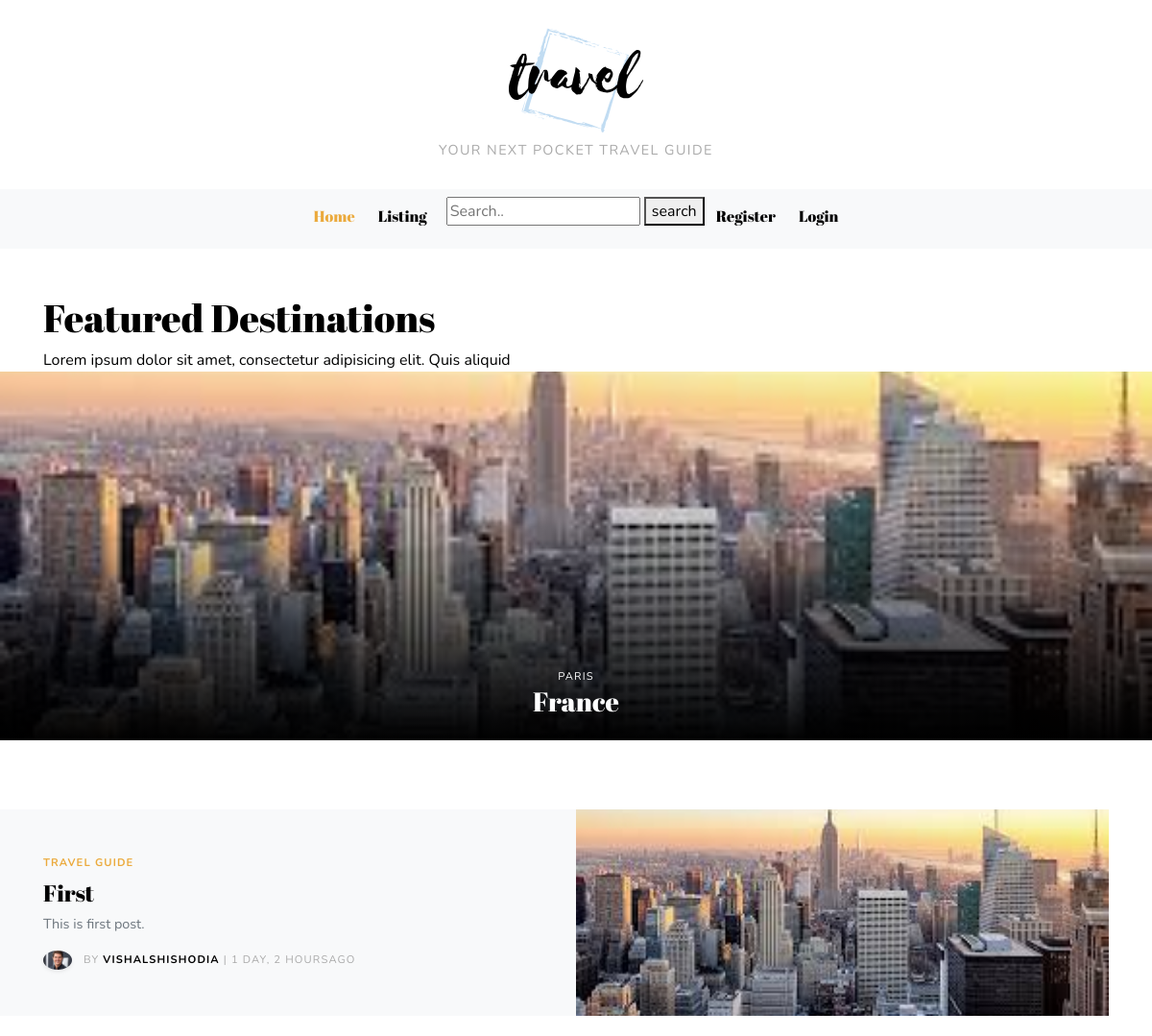
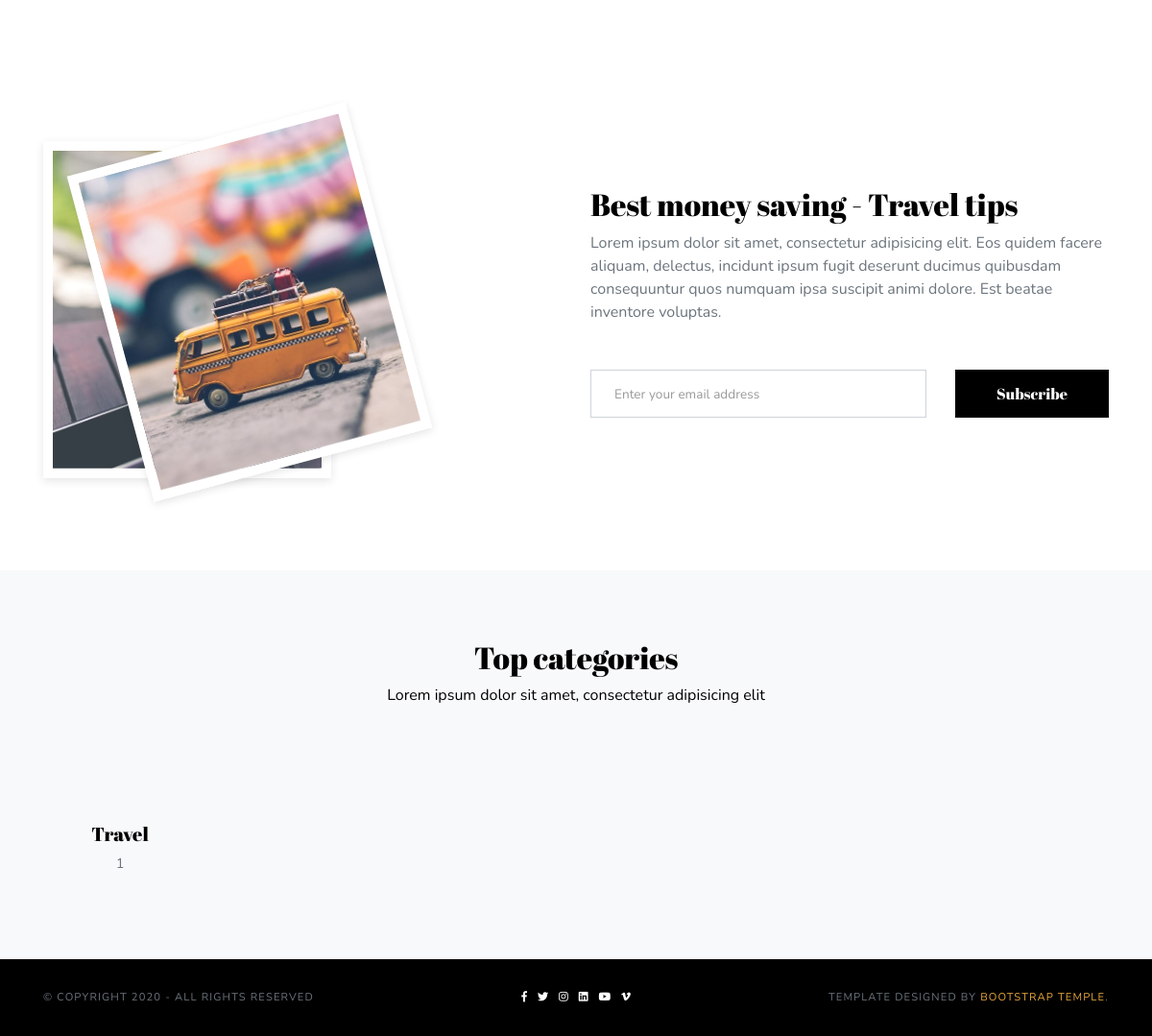
The page / on the database its author committed (2 pictures, top to bottom).
### posts/models.py (models this page shows, shortened)
class Post(models.Model):
	title = models.CharField(max_length=100,blank=False,null=False)
	content = models.CharField(max_length=300,blank=False,null=False)
	author = models.ForeignKey(Author,on_delete=models.CASCADE)
	timestamp = models.DateTimeField(auto_now_add=True)
	category = models.ForeignKey(Category,on_delete=models.CASCADE)
	country = models.ForeignKey(Country,on_delete=models.CASCADE,default=None)
	thumbnail = models.ImageField()
	featured = models.BooleanField()
	listing = models.BooleanField()
	previous_post = models.ForeignKey(
	'self', related_name='previous', on_delete=models.SET_NULL, blank=True, null=True)
	next_post = models.ForeignKey(
	'self', related_name='next', on_delete=models.SET_NULL, blank=True, null=True)
	def get_absolute_url(self):
		return reverse('detail',kwargs={'pk':self.pk})

class Country(models.Model):
	name = models.CharField(max_length=20)
	place = models.CharField(max_length=20)
	def __str__(self):
		return self.name

class Author(models.Model):
	user = models.OneToOneField(User, on_delete=models.CASCADE)
	about = models.CharField(max_length=100,blank=True,null=True)
	profile_picture = models.ImageField()

class Category(models.Model):
	title = models.CharField(max_length=20)

### posts/views.py (the view)
# urls.py: path('',index,name='index'),
def index(request):
	context={}
	category_count=get_category_count()
	posts=Post.objects.filter(featured=True)
	list_post=Post.objects.filter(listing=True)
	SignUp(request)
	context['posts']=posts
	context['list_post']=list_post
	context['category_count']=category_count
	return render(request,'index.html',context)

### posts/views.py (called while the page is built)
def get_category_count():
	queryset=Post.objects.values('category__title').annotate(Count('category__title'))
	return queryset

def SignUp(request,*args):
	if request.POST:
		email=request.POST['email']
		new_signup=Signup()
		new_signup.email=email
		new_signup.save()

### templates/index.html (shortened to what this page needs)
{% extends 'base.html' %}
{% load static %}
{% block content %}
    <section class="pt-5">
      <div class="container">
        <h1>Featured Destinations</h1>
        <p class="mb-0">Lorem ipsum dolor sit amet, consectetur adipisicing elit. Quis aliquid</p>
      </div>
       {% for post in posts %}
        <a class="destination d-flex align-items-end bg-center bg-cover" href="{{post.get_absolute_url}}" style="background: url({{ post.thumbnail.url }})">
          <div class="destination-inner w-100 text-center text-white index-forward has-transition">
            <p class="small text-uppercase mb-0">{{ post.country.place }}</p>
            <h2 class="h3 mb-4">{{ post.country }}</h2>
          </div></a>
          {% endfor %}
    </section>
    <section class="py-5">
      <div class="container py-4">
        <div class="row align-items-stretch bg-full-left">
          <div class="col-lg-6 pr-lg-0 order-2 order-lg-1">
            <div class="h-100 bg-light d-flex align-items-center">
              <div class="py-5 pr-4 pl-3 pl-lg-0">
                <p class="text-primary font-weight-bold small text-uppercase mb-2">Travel guide</p>
                {% for list_post in list_post %}
                <h3 class="h4"> <a class="text-reset" href="{{post.get_absolute_url}}">{{list_post.title}}</a></h3>
                <p class="text-muted text-small mb-3">{{list_post.content}}</p>
                <ul class="list-inline small text-uppercase mb-0">
                  <li class="list-inline-item align-middle"><img class="rounded-circle shadow-sm" src="{{list_post.author.profile_picture.url}}" alt="" width="30"/></li>
                  <li class="list-inline-item mr-0 text-gray align-middle">By </li>
                  <li class="list-inline-item align-middle mr-0"><a class="font-weight-bold reset-anchor" href="#">{{list_post.author.user.username}} </a></li>
                  <li class="list-inline-item text-gray align-middle mr-0">|</li>
                  <li class="list-inline-item text-gray align-middle">{{list_post.timestamp|timesince}}ago</li>
                </ul>
                {% endfor %}
              </div>
            </div>
          </div>
          {% for list_post in list_post %}
          <div class="col-lg-6 pl-lg-0 order-1 order-lg-2"><a class="d-block h-100 bg-center bg-cover" href="{{post.get_absolute_url}}" style="background: url({{list_post.thumbnail.url}})"></a></div>
          {% endfor %}
        </div>
      </div>
    </section>
    <section class="py-5">
      <div class="container py-4">
        <div class="row align-items-center">
          <div class="col-lg-6 position-relative py-4"><img class="subscribe-img" src="img/subscribe-img-1.jpg" alt=""><img class="subscribe-img" src="{% static 'img/subscribe-img-2.jpg' %}" alt=""></div>
          <div class="col-lg-6">
            <h2>Best money saving - Travel tips</h2>
            <p class="text-muted mb-5">Lorem ipsum dolor sit amet, consectetur adipisicing elit. Eos quidem facere aliquam, delectus, incidunt ipsum fugit deserunt ducimus quibusdam consequuntur quos numquam ipsa suscipit animi dolore. Est beatae inventore voluptas.</p>
            <form method='post' action=".">
              <div class="row">
                <div class="form-group col-lg-8">
                  <input class="form-control" type="email" name="email" placeholder="Enter your email address">
                </div>
                <div class="form-group col-lg-4">
                  <button class="btn btn-dark btn-block" type="submit">Subscribe</button>
                </div>
              </div>
            </form>
          </div>
        </div>
      </div>
    </section>
    <section class="py-5 bg-light">
      <div class="container py-4">
        <header class="mb-5 text-center">
          <h2>Top categories</h2>
          <p>Lorem ipsum dolor sit amet, consectetur adipisicing elit</p>
        </header>
        <div class="row text-center">
          {% for cat in category_count %}
          <div class="col-lg-2 col-md-4 col-sm-6 mb-4 mb-lg-0"><a class="reset-anchor d-block" href="listing.html">
              <svg class="svg-icon mb-3 svg-icon-big svg-icon-light text-primary">
                <use xlink:href="#food-1"> </use>
              </svg>
              <h3 class="h5">{{ cat.category__title }}</h3>
              <p class="text-muted text-small">{{cat.category__title__count}}</p></a>
            </div>
              {% endfor %}
        </div>
      </div>
    </section>
    <footer class="bg-dark py-4">
      <div class="container">
        <div class="row py-2">
          <div class="col-lg-4 text-center text-lg-left mb-2 mb-lg-0">
            <p class="small text-muted text-uppercase mb-0">&copy; copyright 2020 - all rights reserved</p>
          </div>
          <div class="col-lg-4 text-center mb-2 mb-lg-0">
            <ul class="list-inline text-white small mb-0">
              <li class="list-inline-item"><a class="reset-anchor" href="#"><i class="fab fa-facebook-f"></i></a></li>
              <li class="list-inline-item"><a class="reset-anchor" href="#"><i class="fab fa-twitter"></i></a></li>
              <li class="list-inline-item"><a class="reset-anchor" href="#"><i class="fab fa-instagram"></i></a></li>
              <li class="list-inline-item"><a class="reset-anchor" href="#"><i class="fab fa-linkedin"></i></a></li>
              <li class="list-inline-item"><a class="reset-anchor" href="#"><i class="fab fa-youtube"></i></a></li>
              <li class="list-inline-item"><a class="reset-anchor" href="#"><i class="fab fa-vimeo-v"></i></a></li>
            </ul>
          </div>
          <div class="col-lg-4 text-center text-lg-right">
            <p class="small text-muted text-uppercase mb-0">Template designed by <a href="https://bootstraptemple.com/p/bootstrap-travel">Bootstrap Temple</a>. </p>
          </div>
        </div>
      </div>
    </footer>
{% endblock content %}

### static/css/style.default.css (style rules this page uses)
.text-small { font-size: 0.85rem !important; }
section { overflow: hidden; }
.text-gray { color: #aaa !important; }
.destination { display: block; position: relative; overflow: hidden; height: 24rem; transition: all 0.2s; -webkit-transform-origin: center center; transform-origin: center center; text-decoration: none; }
.destination::before { display: block; content: ''; transition: all 0.3s; background: linear-gradient(to bottom, rgba(0, 0, 0, 0) 40%, rgba(0, 0, 0, 0.99)); position: absolute; top: 0; right: 0; bottom: 0; left: 0; }
.destination-inner { transition: all 0.3s; -webkit-transform: translateY(3.2rem); transform: translateY(3.2rem); }
.subscribe-img { max-width: 300px; border: 10px solid #fff; box-shadow: 0 3px 9px rgba(0, 0, 0, 0.1); }
.subscribe-img:last-of-type { position: absolute; top: 1rem; left: 5rem; -webkit-transform: rotate(-15deg); transform: rotate(-15deg); }
.svg-icon { width: 32px; height: 32px; vertical-align: text-bottom; stroke: currentColor; stroke-width: 3; --layer1: currentColor; --layer2: currentColor; --layer3: currentColor; }
.svg-icon.svg-icon-light { stroke-width: 2; }
.svg-icon-big { width: 56px; height: 56px; }
.text-uppercase { text-transform: uppercase; letter-spacing: 0.1em; letter-spacing: .1em; }
.text-small { font-size: 0.9rem !important; }
.bg-cover { background-size: cover !important; background-position: center center !important; }
.bg-center { background-position: 50% 50% !important; }
.index-forward { position: relative; z-index: 99; }
.reset-anchor { color: inherit; border: none; background: none; }
.bg-full-left { position: relative; }
.bg-full-left::before { content: ''; display: block; position: absolute; top: 0; left: -48.5rem; width: 50rem; height: 100%; background: #f8f9fa; }
.reset-anchor { color: inherit; transition: all 0.3s; }
.has-transition { transition: all 0.3s; }
.btn { font-weight: 400; border: 1px solid transparent; font-family: "Abril Fatface", serif; padding: 0.75rem 1.5rem; font-size: 1rem; line-height: 1.5; border-radius: 0rem; transition: color 0.15s ease-in-out, background-color 0.15s ease-in-out, border-color 0.15s ease-in-out, box-shadow 0.15s ease-in-out; }
.btn-dark { color: #fff; background-color: #000; border-color: #000; }
body { font-family: "Nunito", sans-serif; font-size: 1rem; font-weight: 400; line-height: 1.5; color: #000; background-color: #fff; }
a { color: #ebaa3d; text-decoration: none; }
h1, h2, h3, h4, h5, h6, .h1, .h2, .h3, .h4, .h5, .h6 { margin-bottom: 0.5rem; font-family: "Abril Fatface", serif; font-weight: 400; line-height: 1.2; color: inherit; }
h1, .h1 { font-size: 2.5rem; }
h2, .h2 { font-size: 2rem; }
h3, .h3 { font-size: 1.75rem; }
h4, .h4 { font-size: 1.5rem; }
h5, .h5 { font-size: 1.25rem; }
small, .small { font-size: 70%; font-weight: 400; }
.text-primary { color: #ebaa3d !important; }
.bg-light { background-color: #f8f9fa !important; }
.bg-dark { background-color: #000 !important; }
.shadow-sm { box-shadow: 0 0.125rem 0.25rem rgba(0, 0, 0, 0.075) !important; }
.form-control { padding: 1.5rem 1.5rem; font-size: 1rem; line-height: 1.5; color: #495057; background-color: #fff; border: 1px solid #ced4da; border-radius: 0rem; transition: border-color 0.15s ease-in-out, box-shadow 0.15s ease-in-out; }
.form-control::placeholder { color: #6c757d; font-size: 0.85rem; color: #999; }

### rows shown on the page
Post: thumbnail (picture), country.place "PARIS", country "France", title "First", content "This is first post.", author.profile_picture (picture), author.user.username "VISHALSHISHODIA", timestamp "1 DAY, 2 HOURS"
Category: category__title "Travel", category__title__count "1"
